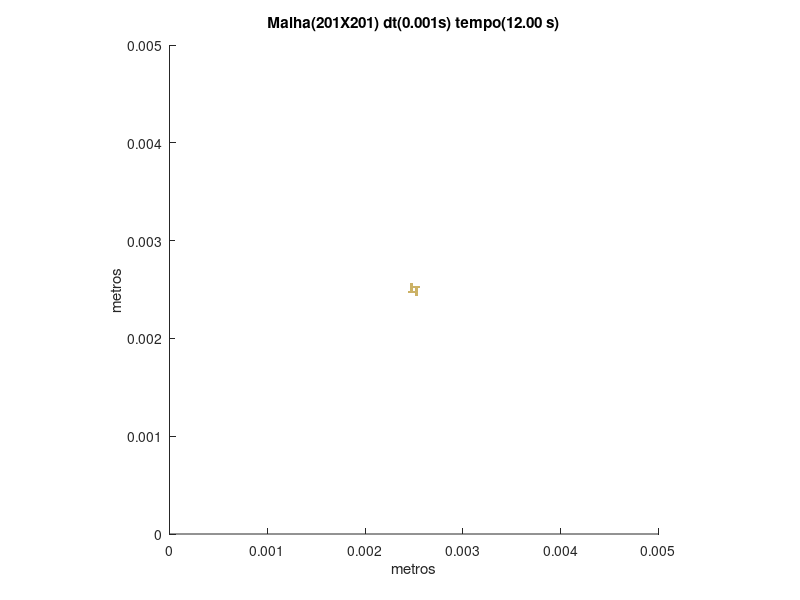

This chart was generated by the following MATLAB code:
set (gca,'PlotBoxAspectRatio',[1 1 1],'Xlim',[0,0.005],'Ylim',[0,0.005])
hold on
title('Malha(201X201) dt(0.001s) tempo(12.00 s)')
hold on
ylabel('metros')
hold on
xlabel('metros')
hold on

fill([0.00251243781094527 0.00251243781094527 0.00253731343283582 0.00253731343283582],[0.00243781094527363 0.00246268656716418 0.00246268656716418 0.00243781094527363],[0.8,0.7,0.4],'LineStyle','none')

fill([0.00243781094527363 0.00243781094527363 0.00246268656716418 0.00246268656716418],[0.00246268656716418 0.00248756218905473 0.00248756218905473 0.00246268656716418],[0.8,0.7,0.4],'LineStyle','none')

fill([0.00246268656716418 0.00246268656716418 0.00248756218905473 0.00248756218905473],[0.00246268656716418 0.00248756218905473 0.00248756218905473 0.00246268656716418],[0.8,0.7,0.4],'LineStyle','none')

fill([0.00248756218905473 0.00248756218905473 0.00251243781094527 0.00251243781094527],[0.00246268656716418 0.00248756218905473 0.00248756218905473 0.00246268656716418],[0.8,0.7,0.4],'LineStyle','none')

fill([0.00251243781094527 0.00251243781094527 0.00253731343283582 0.00253731343283582],[0.00246268656716418 0.00248756218905473 0.00248756218905473 0.00246268656716418],[0.8,0.7,0.4],'LineStyle','none')

fill([0.00246268656716418 0.00246268656716418 0.00248756218905473 0.00248756218905473],[0.00248756218905473 0.00251243781094527 0.00251243781094527 0.00248756218905473],[0.8,0.7,0.4],'LineStyle','none')

fill([0.00251243781094527 0.00251243781094527 0.00253731343283582 0.00253731343283582],[0.00248756218905473 0.00251243781094527 0.00251243781094527 0.00248756218905473],[0.8,0.7,0.4],'LineStyle','none')

fill([0.00246268656716418 0.00246268656716418 0.00248756218905473 0.00248756218905473],[0.00251243781094527 0.00253731343283582 0.00253731343283582 0.00251243781094527],[0.8,0.7,0.4],'LineStyle','none')

fill([0.00248756218905473 0.00248756218905473 0.00251243781094527 0.00251243781094527],[0.00251243781094527 0.00253731343283582 0.00253731343283582 0.00251243781094527],[0.8,0.7,0.4],'LineStyle','none')

fill([0.00251243781094527 0.00251243781094527 0.00253731343283582 0.00253731343283582],[0.00251243781094527 0.00253731343283582 0.00253731343283582 0.00251243781094527],[0.8,0.7,0.4],'LineStyle','none')

fill([0.00253731343283582 0.00253731343283582 0.00256218905472637 0.00256218905472637],[0.00251243781094527 0.00253731343283582 0.00253731343283582 0.00251243781094527],[0.8,0.7,0.4],'LineStyle','none')

fill([0.00246268656716418 0.00246268656716418 0.00248756218905473 0.00248756218905473],[0.00253731343283582 0.00256218905472637 0.00256218905472637 0.00253731343283582],[0.8,0.7,0.4],'LineStyle','none')
